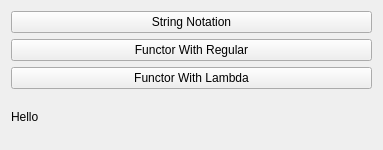
<?xml version="1.0" encoding="UTF-8"?>
<ui version="4.0">
 <class>Widget</class>
 <widget class="QWidget" name="Widget">
  <property name="geometry">
   <rect>
    <x>0</x>
    <y>0</y>
    <width>383</width>
    <height>150</height>
   </rect>
  </property>
  <property name="windowTitle">
   <string>Widget</string>
  </property>
  <layout class="QVBoxLayout" name="verticalLayout">
   <item>
    <widget class="QPushButton" name="myButton">
     <property name="text">
      <string>String Notation</string>
     </property>
    </widget>
   </item>
   <item>
    <widget class="QPushButton" name="btn2">
     <property name="text">
      <string>Functor With Regular</string>
     </property>
    </widget>
   </item>
   <item>
    <widget class="QPushButton" name="btn3">
     <property name="text">
      <string>Functor With Lambda</string>
     </property>
    </widget>
   </item>
   <item>
    <widget class="QLabel" name="myLabel">
     <property name="text">
      <string>Hello</string>
     </property>
    </widget>
   </item>
  </layout>
 </widget>
 <resources/>
 <connections/>
</ui>
